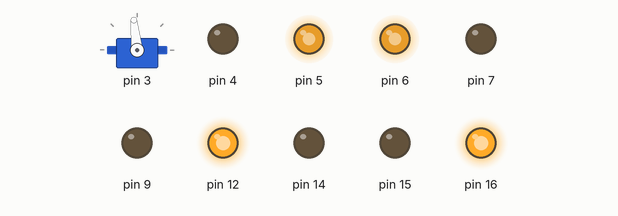
A program run on a simulated Arduino Uno, built with avr-gcc and run on an emulated ATmega328P. On the bench: servo, output pins drawn as LEDs (lit = HIGH). Servo pulses on a pin are drawn as a servo (544–2400 µs = 0–180°); pins used as bus, display or sensor lines are not drawn; what the program prints to the serial monitor is not drawn.

Above: at 0.05 s.
At 0.95 s:
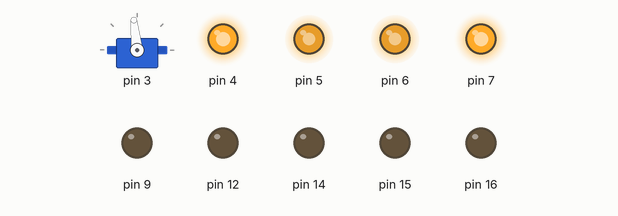
At 1.75 s:
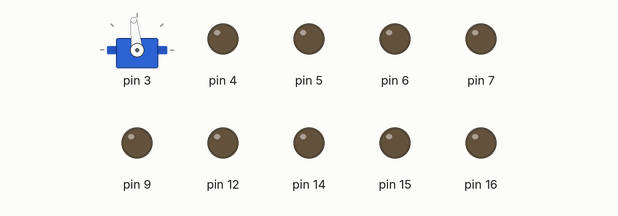
Timing chart, 0 to 4.1 s (numbered marks = the images above):
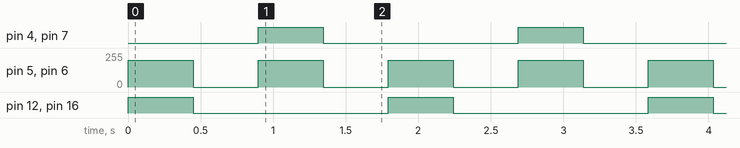

The program:

main.cpp
```cpp
/*--------------------------------------------------------------------
Name:   Brandon Ramos
Date:   9/28/2020
Course: CSCE 236 Embedded Systems (Fall 2020)
HW/Lab: Project 1

Purp: Start of Robot

Doc:  Datasheets Schematic

Academic Integrity Statement: I certify that, while others may have
assisted me in brain storming, debugging and validating this program,
the program itself is my own work. I understand that submitting code
which is the work of other individuals is a violation of the honor
code.  I also understand that if I knowingly give my original work to
another individual is also a violation of the honor code.
--------------------------------------------------------------------*/

#include <Arduino.h>
#include <avr/io.h>
#include "motors.h"


void setup() {
  Serial.begin(9600);
  Serial.println("Starting up...");

  DDRB_Reg |= (1<<trigPin); //set pin 9 to output
  DDRB_Reg &= ~(1<<echoPin); //set pin 8 to input
  DDRC_Reg |=  (1<<RightLED); //set pin 12 to output
  DDRC_Reg |= (1<<LeftLED);   //set pin 7 to output
  DDRD_Reg |= (1<<SERVO); //sets pin 3 to output
  DDRD_Reg |= (1<<EnA); //sets pin 5 to output
  DDRD_Reg |= (1<<EnB); //sets pin 6 to output
  DDRC_Reg |= (1<<In1); //sets pin 2 to output
  DDRD_Reg |= (1<<In2); //sets pin 4 to output
  DDRD_Reg |= (1<<In3); //sets pin 7 to output
  DDRB_Reg |= (1<<In4); //sets pin 12 to output

  //Init counter2 for Servo
  TCCR2A = 0;
  TCCR2A |= (1<< COM2A1) | (1<<COM2B1) | (1<<WGM20) | (1<<WGM01); //the inversion for phase correct
  TCCR2B |= (1<<CS22) | (1<<CS21) | (1<<CS20); //Clock T1 with prescalar of 1024
  OCR2A = 156; //top
  OCR2B = 23; //input capture
  //Make sure interrupts are disabled
  TIMSK2 = 0;
  TIFR2 = 0;

  //Init counter 1 for Ultrasonic Sensor
  TCCR1A = 0; //0xffff top, rolls over
  TCCR1B = (1<<CS11);//8 prescaler
  TCCR1C = 0;
  //set counter to zero, high byte first
  TCNT1H = 0;
  TCNT1L = 0;
  //make sure inerrupts are disabled
  TIMSK1 = 0;
  TIFR1 = 0;

  //Init counter0 for Motors. Will be same as Counter/Timer2
  TCCR0A = (1<<COM0A1) | (1<<COM0B1) | (1<<WGM00) | (1<<WGM01);//on until OCR0B
  TCCR0B = (1<<CS00); //If you use prescaling, you will mess up delay() and millis()
  //Note: 125 is not half the speed, start around 200 and work up to 255
  // OCR0A = 200; //set speed for right wheel
  // OCR0B = 200; //set speed for left wheel
  //disable interrupts
  // TIMSK0 = 0;
  // TIFR0 = 0;

  Serial.println("Finished setup!");
}

void checkArea(){
  servoLeft();
  myDelay(8);
  if(sonicSensor()<=12){
    //turn on left led for 2 seconds
    PORTC_Reg |= (1<<LeftLED);
    myDelay(8);
    PORTC_Reg &= ~(1<<LeftLED);
  }
  servoRight();
  myDelay(8);
  if(sonicSensor()<=12){
    //turn on right led for 2 seconds
    PORTC_Reg |= (1<<RightLED);
    myDelay(8);
    PORTC_Reg &= ~(1<<RightLED);
  }
  servoStraight();
  myDelay(8);
  if(sonicSensor()<=12){
    //turn on both leds for 2 seconds
    PORTC_Reg |= (1<<RightLED);
    PORTC_Reg |= (1<<LeftLED);
    myDelay(8);
    PORTC_Reg &= ~(1<<RightLED);
    PORTC_Reg &= ~(1<<LeftLED);
  }
}

// void robotMotion(){
//   driveLeft(2,160);
// driveRight(2,160);
// driveRight(2,160);
// driveLeft(2,160);
// driveForward(4,160);
// driveLeft(1,160);
// driveRight(1,160);
// driveRight(1,160);
// driveLeft(1,160);
// driveBackward(4,160);
// }

/**
 * Keeps robot around a foot from the wall, but does not hit it and travels parallel
**/
void hugTheWall(){
  // driveForward(3,211,200);
  servoLeft();
  myDelay(8);
  int range = sonicSensor();
  if(range >= 12 && range <= 18){
    //drive straight
    driveForward(8,155,155);
  }
  if(range < 12){
    //turn rightish
    driveRight(1,160,160);
    driveForward(8,155,155);
  }else if(range > 18){
    //turn leftish
    driveLeft(1,160,160);
    driveForward(8,155,155);
  }
}

void loop() {
   driveForward(10,200,200);
  driveBackward(10,200,200);
}

/**
 * Ultrasonic Sensor Boards
 * 1.) 340meters/second
 * 2.)t=(2in)(2.54/1in)(1m/100cm)/(340m/s)=149.4us
 * 3.)Range(2cm->4m) and apparently has a 3mm accuracy
 * 4.)Minimum measurement cycle is 60ms where the working frequency is 25ms
 *
 * 5.)If it takes longern than 8/340=23ms to come back then dont use the info
 * 6.)
 * 7.)
 * 8.)No, it will need a delay since the code is ran long after it still moves
 * 9.)send many and stop
 * 10.)
 **/
```

motors.cpp
```cpp
/*--------------------------------------------------------------------
Name:   Brandon Ramos
Date:   9/28/2020
Course: CSCE 236 Embedded Systems (Fall 2020)
HW/Lab: Project KYLE

Purp: Start of Robot

Doc:  Datasheets and course website, powerpoints and TA help

Academic Integrity Statement: I certify that, while others may have
assisted me in brain storming, debugging and validating this program,
the program itself is my own work. I understand that submitting code
which is the work of other individuals is a violation of the honor
code.  I also understand that if I knowingly give my original work to
another individual is also a violation of the honor code.
--------------------------------------------------------------------*/
#include <Arduino.h>
#include <avr/io.h>
#include "motors.h"

/**
 * Turns servo 90 degrees to the left.
**/
void servoLeft(){
  Serial.println("Servo Looks Left");
  OCR2B = 38; //value so servo turns left.
}
/**
 * Turns servo so that it is looking straight ahead.
**/
void servoStraight(){
  Serial.println("Servo Looks Ahead");
  OCR2B = 22; //value so servo straightens out
}
/**
 * Turns servo 90 degrees to the right
**/
void servoRight(){
  Serial.println("Servo Looks Right");
  OCR2B =7; //value so servo turns right
}

/**
 * Function returns distance of an object in inches with the ultrasonic sensor.
**/
int sonicSensor(){
  int distance; //value that is returned
  unsigned long echo; //will hold the #cycles it took for pulse
  double distanceInInches; //conversion

  // Clears the trigPin
  PORTB_Reg &= ~(1<<trigPin);
  myDelay12Microseconds(3);
  // Sets the trigPin on HIGH state for 10 micro seconds
  PORTB_Reg |= (1<<trigPin);
  myDelay12Microseconds(1);
  PORTB_Reg &= ~(1<<trigPin);
  TCNT1 = 0;//resets timer to 0
  myDelay(2);
  echo = ICR1; //ICR1 will be

  //echo*(8/2)*340m/s*39.37in/m
  //8 is prescaler, 2 is half the distance
  distanceInInches = (echo*4*340*39.37);
  distanceInInches = distanceInInches/16000000;
  distanceInInches -= 3; //sensor is 3 inches off so we correct that
  distance = distanceInInches;
  Serial.print("Object is: ");
  if(distance < 0){ distance=0;}
  Serial.print(distance);
  Serial.println(" Inches away!");

  return distance; //return value in inches
}

/**
 * will be from 160 to 255 and will be how long we send a pulse for PWM
 * numOfQuarterseconds will be for how long we run the motor
 * compareRegB wil be the value for power in motor
 **/
void driveForward(int numOfQuarterseconds, int compareRegA, int compareRegB){
  //OCR0A-OCR0B=19 to go straight
  OCR0A = compareRegA;
  OCR0B = compareRegB;
  PORTC_Reg |= (1<<In1);
  PORTB_Reg |= (1<<In4);
  PORTD_Reg &= ~(1<<In3);
  PORTD_Reg &= ~(1<<In2);
  myDelay(numOfQuarterseconds);
  //turn off all motors and stop giving power
  OCR0A = 0;
  OCR0B = 0;
  PORTC_Reg &= ~(1<<In1);
  PORTB_Reg &= ~(1<<In4);
  PORTD_Reg &= ~(1<<In3);
  PORTD_Reg &= ~(1<<In2);
  myDelay(numOfQuarterseconds);
}
/**
 * numOfQuarterseconds will be for how long the motors are on for
 * compareRegA will be pwm pulse width where 160 is min, 255 is max
**/
void driveBackward(int numOfQuarterseconds, int compareRegA, int compareRegB){
  OCR0A = compareRegA;
  OCR0B = compareRegB;
  PORTD_Reg &= ~(1<<In1);
  PORTB_Reg &= ~(1<<In4);
  PORTD_Reg |= (1<<In3);
  PORTD_Reg |= (1<<In2);
  myDelay(numOfQuarterseconds);
  //turn off all motors and stop giving power
  OCR0A = 0;
  OCR0B = 0;
  PORTD_Reg &= ~(1<<In1);
  PORTB_Reg &= ~(1<<In4);
  PORTD_Reg &= ~(1<<In3);
  PORTD_Reg &= ~(1<<In2);
  myDelay(numOfQuarterseconds);
}
/**
 * numOfQuarterseconds will be for how long the motors are on for
 * compareRegA will be pwm pulse width where 160 is min, 255 is max
**/
void driveLeft(int numOfQuarterseconds, int compareRegA, int compareRegB){
  OCR0A = compareRegA;
  OCR0B = compareRegB;
  PORTD_Reg &= ~(1<<In1);
  PORTB_Reg |= (1<<In4);
  PORTD_Reg &= ~(1<<In3);
  PORTD_Reg |= (1<<In2);
  myDelay(numOfQuarterseconds);
  //turn off all motors and stop giving power
  OCR0A = 0;
  OCR0B = 0;
  PORTD_Reg &= ~(1<<In1);
  PORTB_Reg &= ~(1<<In4);
  PORTD_Reg &= ~(1<<In3);
  PORTD_Reg &= ~(1<<In2);
  myDelay(numOfQuarterseconds);
}
/**
 * numOfQuarterseconds will be for how long the motors are on for
 * compareRegA will be pwm pulse width where 160 is min, 255 is max
**/
void driveRight(int numOfQuarterseconds, int compareRegA, int compareRegB){
  OCR0A = compareRegA;
  OCR0B = compareRegB;
  PORTD_Reg |= (1<<In1);
  PORTB_Reg &= ~(1<<In4);
  PORTD_Reg |= (1<<In3);
  PORTD_Reg &= ~(1<<In2);
  myDelay(numOfQuarterseconds);
  //turn off all motors and stop giving power
  OCR0A = 0;
  OCR0B = 0;
  PORTD_Reg &= ~(1<<In1);
  PORTB_Reg &= ~(1<<In4);
  PORTD_Reg &= ~(1<<In3);
  PORTD_Reg &= ~(1<<In2);
  myDelay(numOfQuarterseconds);
}


/**
 * delay function where
 * make it so that you go through a for loop with a no op
 * check out one of the labs, you may have a head start
 * 12 gives 4 quarterseconds to be 1064 seconds
**/
void myDelay(int quarterSeconds){
  // unsigned long i = millis();
  for(int loop = 0; loop < quarterSeconds; loop++)  {
    for(uint16_t l = 0; l < 255; l++){
      for(uint16_t m = 0; m < 255; m++){
        for(uint16_t n = 0; n < 7; n++){
          asm volatile("nop");
        }
      }
    }
  }
  // unsigned long f = millis();
  // Serial.println(f-i);
}

/**
 * numOfMicroSeconds gives 12 microseconds per pass
**/
void myDelay12Microseconds(int numOfMicroSeconds){
  // unsigned long i = micros();
  for(int loop = 0; loop < numOfMicroSeconds; loop++)  {
    for(uint16_t l = 0; l < 30; l++){
      asm volatile("nop");
    }
  }
  // unsigned long f = micros();
  // Serial.println(f-i);
}
```

motors.h
```cpp
/*--------------------------------------------------------------------
Name:   Brandon Ramos
Date:   9/28/2020
Course: CSCE 236 Embedded Systems (Fall 2020)
HW/Lab: Project KYLE

Purp: Start of Robot

Doc:  Datasheets and course website, powerpoints

Academic Integrity Statement: I certify that, while others may have
assisted me in brain storming, debugging and validating this program,
the program itself is my own work. I understand that submitting code
which is the work of other individuals is a violation of the honor
code.  I also understand that if I knowingly give my original work to
another individual is also a violation of the honor code.
--------------------------------------------------------------------*/

// Definitions for Port B, C & D registors
#define PINB_Reg (*((volatile uint8_t *) 0x23)) //Reads the state of INPUT pin
#define DDRB_Reg (*((volatile uint8_t *) 0x24)) // I/O register, if set high the state is an output
#define PORTB_Reg (*((volatile uint8_t *) 0x25)) //Determines if pin is HIGH or LOW

#define PINC_Reg (*((volatile uint8_t *) 0x26)) //Reads the state of INPUT pin
#define DDRC_Reg (*((volatile uint8_t *) 0x27)) // I/O register, if set high the state is an output
#define PORTC_Reg (*((volatile uint8_t *) 0x28)) //Determines if pin is HIGH or LOW

#define PIND_Reg (*((volatile uint8_t *) 0x29)) //Reads the state of INPUT pin
#define DDRD_Reg (*((volatile uint8_t *) 0x2a)) // I/O register, if set high the state is an output
#define PORTD_Reg (*((volatile uint8_t *) 0x2b)) //Determines if pin is HIGH or LOW

#define BOARD_LED 5   //pin 13 is PortB bit 5
#define LeftLED 0     //pin A0 is PortC bit 0
#define RightLED 1    //pin A1 is PortC bit 1
#define SERVO 3     //pin 9 is PORTD bit 1
#define trigPin 1 //pin 9 is PortB bit 1
#define echoPin 0 // pin 8 is PortB bit 0

/**
 * Motor is setup so that forward is In1 and In4
 *                        backward is In2 and In3
 *                        left is In2 and In4
 *                        right is In1 and In3
 *
 * EnX are modulated by PMW timer0 and will give the motor an "average"
 *      voltage so that we dont run at 100% power all the time.
 *
 * **/
#define In1 2       //pin 2 is PortD bit 2
#define In2 4       //pin 4 is PortD bit 4
#define In3 7       //pin 7 is PortD bit 7
#define In4 4       //pin 12 is PortB bit 4
#define EnA 5       //pin 5 is PortD bit 5
#define EnB 6       //pin 6 is PortD bit 6

void servoLeft();
void servoRight();
void servoStraight();

int sonicSensor();

void myDelay(int quarterSeconds);
void myDelay12Microseconds(int numOfMicroSeconds);

void driveForward(int numOfQuarterseconds, int compareRegA, int compareRegB);
void driveBackward(int numOfQuarterseconds, int compareRegA, int compareRegB);
void driveLeft(int numOfQuarterseconds, int compareRegA, int compareRegB);
void driveRight(int numOfQuarterseconds, int compareRegA, int compareRegB);
```

Measured:
- by itself, pin 4, pin 7, pin 12, pin 16: alternates HIGH for 0.45 s and LOW for 1.3 s
- by itself, pin 5, pin 6: alternates 200/255 for 0.45 s and 0/255 for 0.45 s
